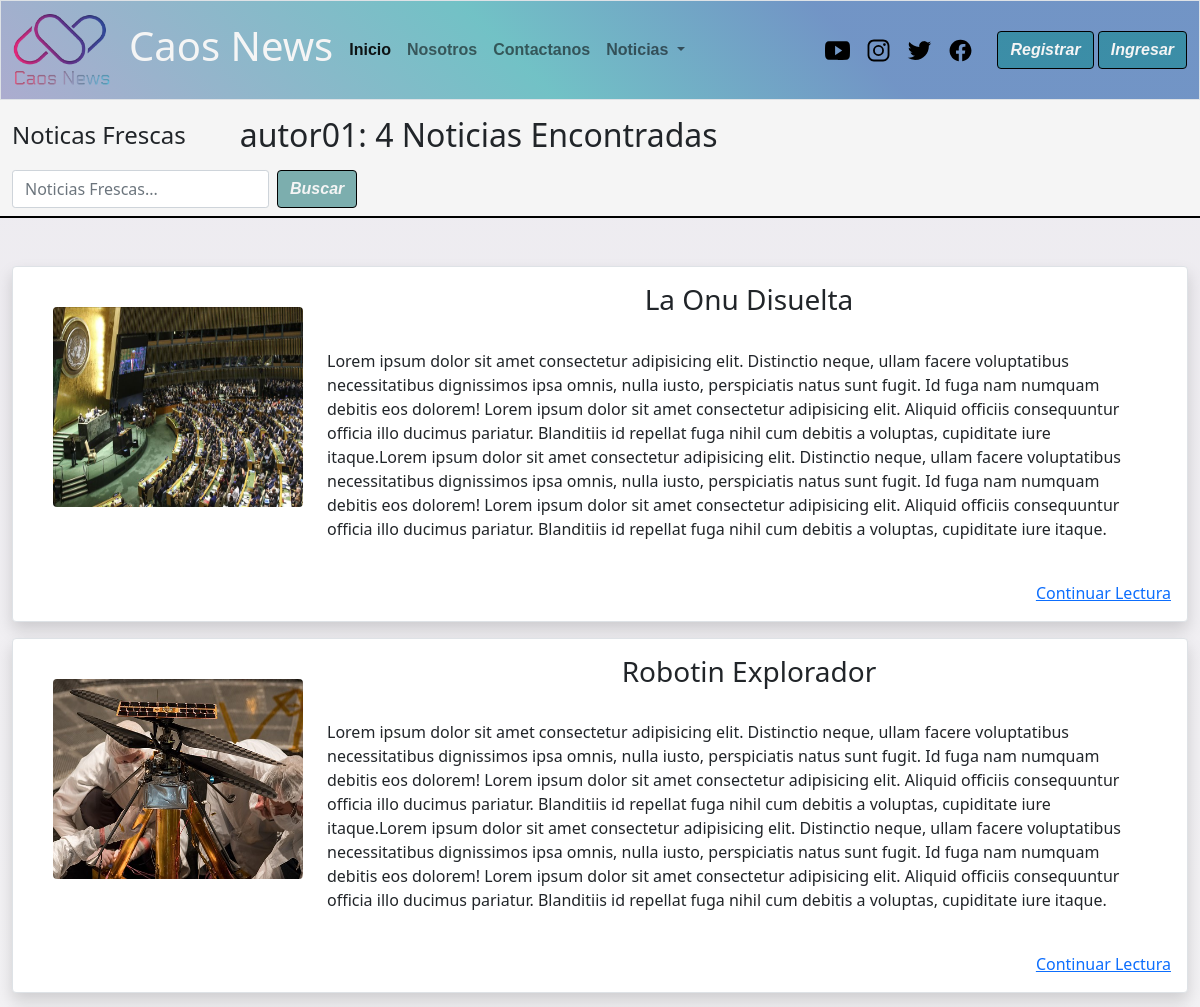
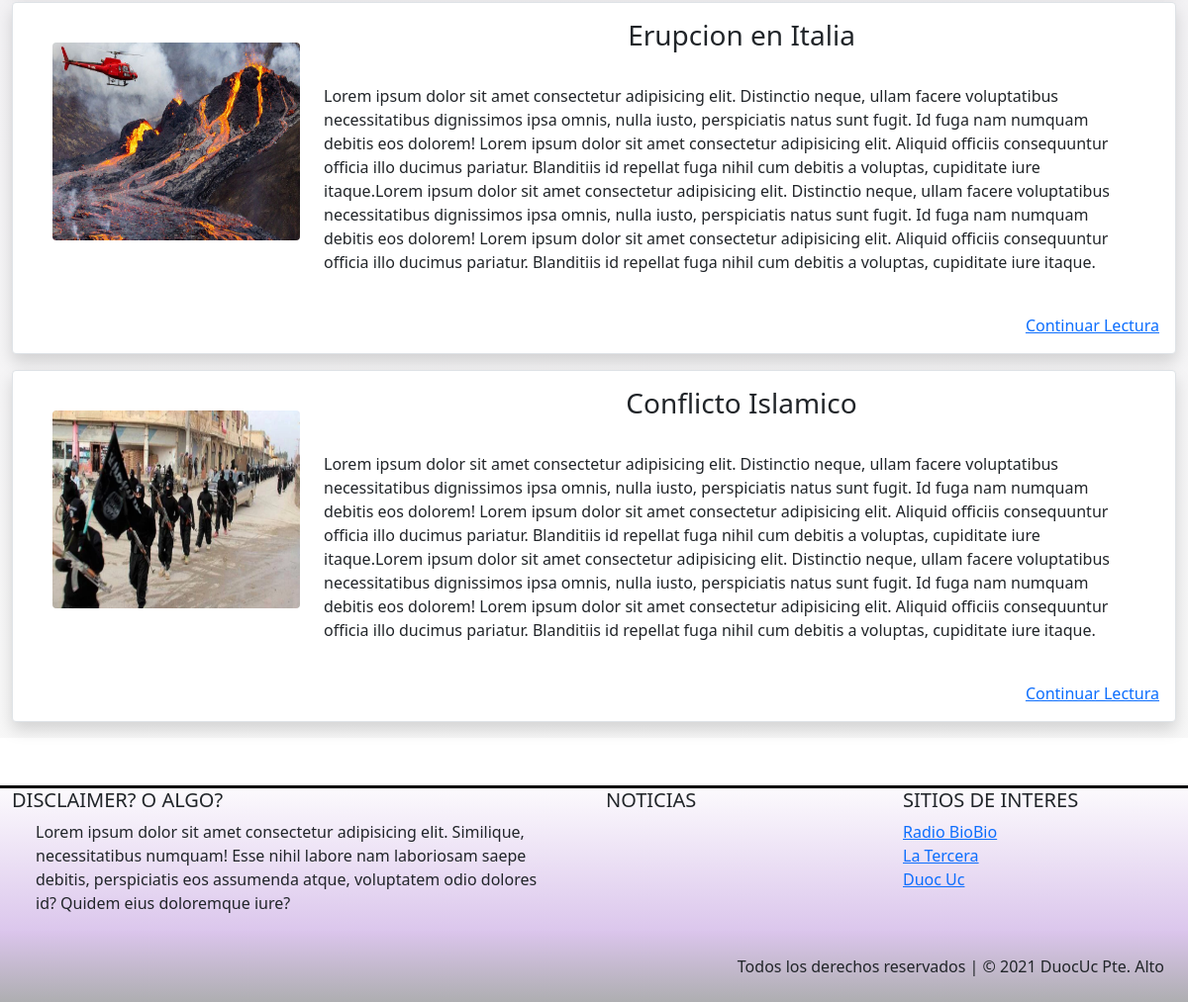
Screenshot of /filtro_autor/autor01/ with the database file from the repository (2 pictures, top to bottom).
### caos_news/models.py (models this page shows, shortened)
class Noticia(models.Model):
    nombre_not = models.CharField(primary_key= True, max_length=50)
    fecha_not = models.DateField(default=datetime.date.today)
    redac =  models.TextField()
    img_not = models.ImageField(upload_to='noticias',null=True)
    publicar = models.BooleanField(default=False)
    comentario = models.TextField(null=True,default='Sin observaciones')
    autor = models.ForeignKey(User,null=True, on_delete=models.CASCADE)
    categoria = models.ForeignKey(Categoria, on_delete=models.CASCADE)

### caos_news/views.py (the view)
# urls.py: path('filtro_autor/<id>/',filtro_autor,name='f_autor'),
def filtro_autor(request,id):
    user = User.objects.get(username=id)
    categoria = Categoria.objects.all()
    noti_all = Noticia.objects.filter(publicar=True,autor = user)
    cantidad = Noticia.objects.filter(publicar=True,autor = user).count()
    contexto = {"categorias":categoria,"noticias":noti_all,"cantidad":cantidad,"autor":user}
    return render(request, 'busque_autor.html',contexto)

### caos_news/templates/busque_autor.html (shortened to what this page needs)
{% extends "base.html" %}
{% load static %}
{% block link_activos %}
                    <ul class="navbar-nav me-auto mb-2 mb-lg-0">
                        <li class="nav-item">
                            <a class="nav-link active" aria-current="page" href="{% url 'index'%}">Inicio</a>
                        </li>
                        {% if user.is_authenticated %}
                            <li class="nav-item">
                                <a class="nav-link" href="{% url 'enviar_n' %}">Subir noticia</a>
                            </li>
                            <li class="nav-item">
                                <a class="nav-link" href="{% url 'mis_notis' %}">Mis Noticias</a>
                            </li>
                        {% else %}
                            <li class="nav-item">
                            <a class="nav-link" href="{% url 'nos' %}">Nosotros</a>
                        </li>
                        <li class="nav-item">
                            <a class="nav-link" href="{% url 'contac' %}">Contactanos</a>
                        </li>
                        {% endif %}
                        <li class="nav-item dropdown">
                            <a class="nav-link dropdown-toggle" href="#" id="navbarDropdown" role="button"
                                data-bs-toggle="dropdown" aria-expanded="false">
                                Noticias
                            </a>
                        </li>
{% endblock link_activos %}
{% block contenido %}
<main>
        <nav class="navbar sticky-top" id="barra-busqueda">
            <div class="container-fluid ">
                <span class="navbar-text">
                {% if user.is_authenticated %}
                    <h4> Bienvenido(a) {{user.first_name}} {{user.last_name}} </h4>
                {% else %}
                    <h4>Noticas Frescas</h4>
                {% endif %}
                </span>
                <span class="navbar-text" style="margin-right: 40%;">
                    {% if cantidad == 1 %}
                        <h2>{{autor}}: {{cantidad}} Noticia Encontrada </h2>
                    {% elif cantidad == 0 %}
                        <h2>{{autore}}: Nada </h2>
                    {% else %}
                        <h2>{{autor}}: {{cantidad}} Noticias Encontradas </h2>
                    {% endif %}
                </span>
                <form class="d-flex" method="POST" action="{% url 'filter_d'%}">
                    <input class="form-control me-2" type="search" placeholder="Noticias Frescas..." name="txtbusqueda" aria-label="Search">
                    <button id="boton" class="btn btn-outline" type="submit">Buscar</button>
                </form>
            </div>
        </nav>
<section class="container-fluid mt-5 mb-5">
    <div class="row">
        <div class="col-12 col-lg-12">
            {%if cantidad > 0 %}
                {% for noti in noticias %}
                    <div class="d-grid gap-3">
                        <div class="p-3 bg-light border shadow mb-3 bg-body rounded">
                            <div class="float-start">
                                <img src="{{noti.img_not.url}}"
                                    class=" m-4 rounded-2  animate__animated animate__fadeIn" alt="..." width="250"
                                    height="200">
                            </div>
                            <div class="mx-auto m-l-3">
                                <div class="text m-l-2 md-sm-center animate__animated ">
                                    <h3 class="text-center animate__animated animate__backInRight">{{noti.nombre_not}}</h3>
                                    <p class="p-4">
                                        {{noti.redac}}
                                    </p>
                                </div>
                                <div class="text-end animate__animated animate__fadeInDown"><a
                                        href="{% url 'noti' noti.nombre_not %}">Continuar Lectura</a>
                                </div>
                            </div>
                        </div>
                    </div>
                {% endfor %}
            {% else %}
                <div class="alert alert-info" role="alert">
                    Lo sentimos no encontramos nada
                </div>
            {%endif%}
        </div>
    </div>
</section>
{% endblock contenido %}

### rows the page displays
Noticia: img_not (picture), nombre_not "La Onu Disuelta", redac "Lorem ipsum dolor sit amet consectetur adipisicing elit. Distinctio neque, ullam facere voluptatibus necessitatibus dignissimos ipsa omnis, nulla iusto, perspiciatis natus sunt fugit. Id fuga nam numquam debitis eos dolorem! Lorem ipsum dolor sit amet consectetur adipisicing elit. Aliquid officiis consequuntur officia illo ducimus pariatur. Blanditiis id repellat fuga nihil cum debitis a voluptas, cupiditate iure itaque.Lorem ipsum dolor sit amet consectetur adipisicing elit. Distinctio neque, ullam facere voluptatibus necessitatibus dignissimos ipsa omnis, nulla iusto, perspiciatis natus sunt fugit. Id fuga nam numquam debitis eos dolorem! Lorem ipsum dolor sit amet consectetur adipisicing…"
Noticia: img_not (picture), nombre_not "Robotin Explorador", redac "Lorem ipsum dolor sit amet consectetur adipisicing elit. Distinctio neque, ullam facere voluptatibus necessitatibus dignissimos ipsa omnis, nulla iusto, perspiciatis natus sunt fugit. Id fuga nam numquam debitis eos dolorem! Lorem ipsum dolor sit amet consectetur adipisicing elit. Aliquid officiis consequuntur officia illo ducimus pariatur. Blanditiis id repellat fuga nihil cum debitis a voluptas, cupiditate iure itaque.Lorem ipsum dolor sit amet consectetur adipisicing elit. Distinctio neque, ullam facere voluptatibus necessitatibus dignissimos ipsa omnis, nulla iusto, perspiciatis natus sunt fugit. Id fuga nam numquam debitis eos dolorem! Lorem ipsum dolor sit amet consectetur adipisicing…"
Noticia: img_not (picture), nombre_not "Erupcion en Italia", redac "Lorem ipsum dolor sit amet consectetur adipisicing elit. Distinctio neque, ullam facere voluptatibus necessitatibus dignissimos ipsa omnis, nulla iusto, perspiciatis natus sunt fugit. Id fuga nam numquam debitis eos dolorem! Lorem ipsum dolor sit amet consectetur adipisicing elit. Aliquid officiis consequuntur officia illo ducimus pariatur. Blanditiis id repellat fuga nihil cum debitis a voluptas, cupiditate iure itaque.Lorem ipsum dolor sit amet consectetur adipisicing elit. Distinctio neque, ullam facere voluptatibus necessitatibus dignissimos ipsa omnis, nulla iusto, perspiciatis natus sunt fugit. Id fuga nam numquam debitis eos dolorem! Lorem ipsum dolor sit amet consectetur adipisicing…"
Noticia: img_not (picture), nombre_not "Conflicto Islamico", redac "Lorem ipsum dolor sit amet consectetur adipisicing elit. Distinctio neque, ullam facere voluptatibus necessitatibus dignissimos ipsa omnis, nulla iusto, perspiciatis natus sunt fugit. Id fuga nam numquam debitis eos dolorem! Lorem ipsum dolor sit amet consectetur adipisicing elit. Aliquid officiis consequuntur officia illo ducimus pariatur. Blanditiis id repellat fuga nihil cum debitis a voluptas, cupiditate iure itaque.Lorem ipsum dolor sit amet consectetur adipisicing elit. Distinctio neque, ullam facere voluptatibus necessitatibus dignissimos ipsa omnis, nulla iusto, perspiciatis natus sunt fugit. Id fuga nam numquam debitis eos dolorem! Lorem ipsum dolor sit amet consectetur adipisicing…"

### other values shown
{{ autor }} "autor01"
{{ cantidad }} "4"
